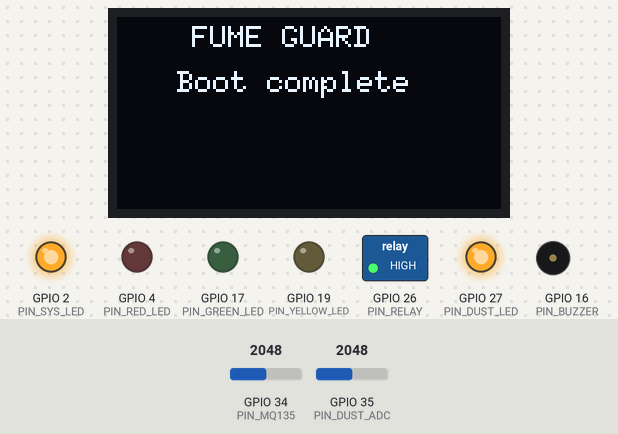
A program run on a simulated ESP32. On the bench: 128×64 one-colour display, switched loads named in the program (green lamp = pin HIGH), output pins drawn as LEDs (lit = HIGH), buzzer (waves = sounding, pin HIGH). Inputs (shaded band) come from the test bench; at power-on: GPIO 34 (PIN_MQ135) = 2048, GPIO 35 (PIN_DUST_ADC) = 2048. WiFi joins after 1.5 s; servers stay silent unless stated; the local clock reads 2024-03-15 10:24:30 at power-on unless the program sets it; no MQTT or app messages arrive unless stated; what the program prints to the serial monitor is not drawn.

Above: at 0.3 s.
At 60.4 s:
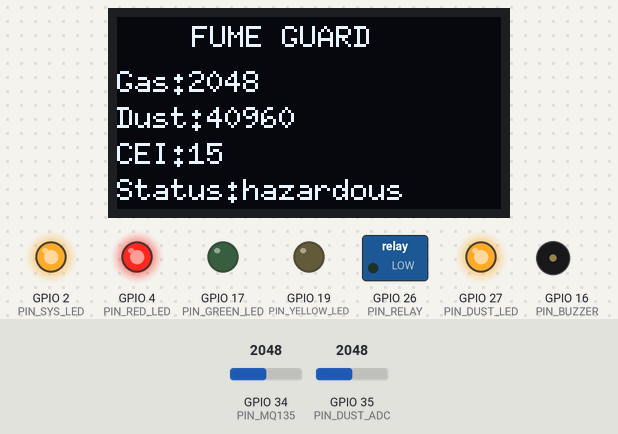
Timing chart, 0 to 61.9 s (numbered marks = the images above):
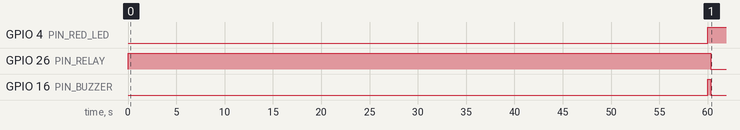

Measured:
- by itself, GPIO 4 (PIN_RED_LED): LOW → HIGH at 60.0 s
- by itself, GPIO 26 (PIN_RELAY): HIGH → LOW at 60.3 s
- by itself, GPIO 16 (PIN_BUZZER): LOW → HIGH at 60.0 s, → LOW 0.30 s later
- what the display in image 0 shows lasts 60.0 s, from 0.3 s to 60.3 s

The program:

main.cpp
```cpp
/**
 * FumeGuard ESP32 firmware
 * MQ-135 gas, GP2Y1014AU dust — logic aligned with standalone sketch
 */
#include <Arduino.h>
#include <WiFi.h>
#include <WiFiClientSecure.h>
#include <PubSubClient.h>
#include <ArduinoJson.h>
#include <Wire.h>
#include <U8g2lib.h>
#include <time.h>

#include "config.h"

#if __has_include("secrets.h")
#include "secrets.h"
#else
#warning "Copy include/secrets.h.example to include/secrets.h"
#define WIFI_SSID "CHANGE_ME"
#define WIFI_PASSWORD "CHANGE_ME"
#define MQTT_HOST "192.168.1.100"
#define MQTT_PORT 1883
#define MQTT_USER ""
#define MQTT_PASS ""
#define MQTT_SECURE false
#define DEVICE_ID "esp32-01"
#endif

#ifndef MQTT_SECURE
#define MQTT_SECURE false
#endif

static WiFiClient wifiClient;
static WiFiClientSecure secureWifiClient;
static PubSubClient mqtt;

static float gasValue = 0;
static float dustValue = 0;
static float cei = 0;
static unsigned long lastTelemetryMs = 0;
static bool fanOn = false;
static bool ledOn = false;
static bool prevFanOn = false;
static bool alarmArmed = true;
static String lastStatus = "safe";
static unsigned long lastWifiAttemptMs = 0;
static unsigned long lastWifiDotMs = 0;
static unsigned long lastMqttAttemptMs = 0;
static bool ntpConfigured = false;
static bool ntpSynced = false;
static unsigned long lastNtpAttemptMs = 0;

static float readGasRaw();
static float readDustRaw();
static float computeCeiScore(float gas, float dust);
static String deriveStatus(float gas, float dust, float ceiVal);
static void updateActuators(const String& status);
static void publishTelemetry();
static void publishEvent(const char* type, const char* message);
static void reconnectMqtt();
static long long nowEpochMs();
static void ensureWifiConnected();
static const char* wifiStatusText(wl_status_t status);

// ---------------------------------------------------------------------------
// OLED display (U8g2 / SH1106 128x64, I2C on SDA=21 SCL=22)
// ---------------------------------------------------------------------------

static U8G2_SH1106_128X64_NONAME_F_HW_I2C u8g2(
    U8G2_R0, U8X8_PIN_NONE, I2C_SCL, I2C_SDA);
static bool oledReady = false;

static bool initOled() {
  Wire.begin(I2C_SDA, I2C_SCL);
  u8g2.setI2CAddress(OLED_I2C_ADDR * 2);
  if (!u8g2.begin()) {
    Serial.println("OLED init failed — check wiring and I2C address (0x3C/0x3D)");
    return false;
  }
  return true;
}

static void drawOledHeader() {
  u8g2.setFont(u8g2_font_6x10_tf);
  u8g2.drawStr(25, 10, "FUME GUARD");
}

static void showOledBootMessage(const char* message) {
  if (!oledReady) return;

  u8g2.clearBuffer();
  drawOledHeader();
  u8g2.setCursor(20, 25);
  u8g2.print(message);
  u8g2.sendBuffer();
}

static void updateOled(float gas, float dust, float ceiVal, const String& airStatus) {
  if (!oledReady) return;

  u8g2.clearBuffer();
  drawOledHeader();

  u8g2.setCursor(0, 25);
  u8g2.print("Gas:");
  u8g2.print((int)gas);

  u8g2.setCursor(0, 37);
  u8g2.print("Dust:");
  u8g2.print((int)dust);

  u8g2.setCursor(0, 49);
  u8g2.print("CEI:");
  u8g2.print((int)ceiVal);

  u8g2.setCursor(0, 61);
  u8g2.print("Status:");
  u8g2.print(airStatus.c_str());

  u8g2.sendBuffer();
}

// ---------------------------------------------------------------------------

static float mapRange(float value, float inMin, float inMax, float outMin, float outMax) {
  value = constrain(value, inMin, inMax);
  if (inMax == inMin) return outMin;
  return outMin + (value - inMin) * (outMax - outMin) / (inMax - inMin);
}

void setup() {
  Serial.begin(115200);

  pinMode(PIN_SYS_LED, OUTPUT);
  pinMode(PIN_GREEN_LED, OUTPUT);
  pinMode(PIN_YELLOW_LED, OUTPUT);
  pinMode(PIN_RED_LED, OUTPUT);
  pinMode(PIN_BUZZER, OUTPUT);
  pinMode(PIN_RELAY, OUTPUT);
  pinMode(PIN_DUST_LED, OUTPUT);
  pinMode(PIN_MQ135, INPUT);
  pinMode(PIN_DUST_ADC, INPUT);

  digitalWrite(PIN_DUST_LED, HIGH);
  digitalWrite(PIN_RELAY, HIGH);
  digitalWrite(PIN_SYS_LED, HIGH);
  digitalWrite(PIN_GREEN_LED, LOW);
  digitalWrite(PIN_YELLOW_LED, LOW);
  digitalWrite(PIN_RED_LED, LOW);
  digitalWrite(PIN_BUZZER, LOW);

  oledReady = initOled();
  if (oledReady) {
    showOledBootMessage("Starting...");
  }

  WiFi.mode(WIFI_STA);
  WiFi.setSleep(false);
  WiFi.setAutoReconnect(true);
  WiFi.disconnect(true, true);
  delay(200);
  ensureWifiConnected();

  if (MQTT_SECURE) {
    secureWifiClient.setInsecure();
    mqtt.setClient(secureWifiClient);
    Serial.println("MQTT: Secure TLS mode enabled");
  } else {
    mqtt.setClient(wifiClient);
    Serial.println("MQTT: Unsecure TCP mode enabled");
  }

  mqtt.setServer(MQTT_HOST, MQTT_PORT);
  mqtt.setBufferSize(512);
  if (WiFi.status() == WL_CONNECTED) {
    reconnectMqtt();
  }

  if (oledReady) {
    showOledBootMessage("Boot complete");
  }
}

void loop() {
  ensureWifiConnected();

  if (WiFi.status() == WL_CONNECTED && !ntpSynced) {
    if (!ntpConfigured) {
      configTime(0, 0, "pool.ntp.org", "time.nist.gov");
      ntpConfigured = true;
    }
    unsigned long now = millis();
    if (now - lastNtpAttemptMs >= 30000) {
      lastNtpAttemptMs = now;
      struct tm timeinfo;
      if (getLocalTime(&timeinfo, 5000)) {
        ntpSynced = true;
        Serial.println("NTP sync OK");
      }
    }
  }

  if (WiFi.status() == WL_CONNECTED && !mqtt.connected()) {
    reconnectMqtt();
  }
  mqtt.loop();

  unsigned long now = millis();
  if (now - lastTelemetryMs < TELEMETRY_INTERVAL_MS) {
    return;
  }
  lastTelemetryMs = now;

  gasValue = readGasRaw();
  dustValue = readDustRaw() * DUST_READING_SCALE;
  cei = computeCeiScore(gasValue, dustValue);

  String status = deriveStatus(gasValue, dustValue, cei);
  updateActuators(status);
  updateOled(gasValue, dustValue, cei, status);

  if (status != lastStatus) {
    if (status == "hazardous") {
      publishEvent("alert", "Hazardous air quality");
    } else {
      publishEvent("threshold", "Air quality status changed");
    }
    lastStatus = status;
  }

  if (fanOn && !prevFanOn) {
    publishEvent("fan_on", "Exhaust fan activated");
  } else if (!fanOn && prevFanOn) {
    publishEvent("fan_off", "Exhaust fan deactivated");
  }
  prevFanOn = fanOn;

  publishTelemetry();
}

static float readGasRaw() {
  long sum = 0;
  for (int i = 0; i < ADC_SAMPLES; i++) {
    sum += analogRead(PIN_MQ135);
    delay(2);
  }
  return (float)(sum / ADC_SAMPLES);
}

static float readDustRaw() {
  digitalWrite(PIN_DUST_LED, LOW);
  delayMicroseconds(280);
  int raw = analogRead(PIN_DUST_ADC);
  delayMicroseconds(40);
  digitalWrite(PIN_DUST_LED, HIGH);
  return (float)raw;
}

static float computeCeiScore(float gas, float dust) {
  float gasScore = mapRange(gas, 0, SENSOR_ADC_MAX, 100, 0);
  float dustScore = mapRange(dust, 0, SENSOR_ADC_MAX, 100, 0);
  return (gasScore + dustScore) / 2.0f;
}

static String deriveStatus(float gas, float dust, float ceiVal) {
  if (gas > GAS_HAZARD_RAW || dust > DUST_HAZARD_RAW || ceiVal < CEI_HAZARD_BELOW) {
    return "hazardous";
  }
  if (gas > GAS_WARNING_RAW || dust > DUST_WARNING_RAW) {
    return "warning";
  }
  return "safe";
}

static void updateActuators(const String& status) {
  digitalWrite(PIN_GREEN_LED, LOW);
  digitalWrite(PIN_YELLOW_LED, LOW);
  digitalWrite(PIN_RED_LED, LOW);
  digitalWrite(PIN_BUZZER, LOW);

  bool newFanOn = fanOn;

  if (status == "safe") {
    digitalWrite(PIN_GREEN_LED, HIGH);
    newFanOn = false;
    alarmArmed = true;
    ledOn = false;
  } else if (status == "warning") {
    digitalWrite(PIN_YELLOW_LED, HIGH);
    newFanOn = true;
    ledOn = true;
    if (alarmArmed) {
      digitalWrite(PIN_BUZZER, HIGH);
      delay(120);
      digitalWrite(PIN_BUZZER, LOW);
      alarmArmed = false;
    }
  } else if (status == "hazardous") {
    digitalWrite(PIN_RED_LED, HIGH);
    newFanOn = true;
    ledOn = true;
    if (alarmArmed) {
      digitalWrite(PIN_BUZZER, HIGH);
      delay(300);
      digitalWrite(PIN_BUZZER, LOW);
      alarmArmed = false;
    }
  }

  fanOn = newFanOn;
  digitalWrite(PIN_RELAY, fanOn ? LOW : HIGH);
}

static void publishTelemetry() {
  String status = deriveStatus(gasValue, dustValue, cei);

  JsonDocument doc;
  doc["ts"] = nowEpochMs();
  doc["gasPpm"] = (int)gasValue;
  doc["dustUgM3"] = (int)dustValue;
  doc["cei"] = roundf(cei * 10) / 10.0f;
  doc["status"] = status;
  doc["fanOn"] = fanOn;
  doc["ledOn"] = ledOn;

  char buf[384];
  serializeJson(doc, buf, sizeof(buf));

  String topic = String("fumeguard/") + DEVICE_ID + "/telemetry";
  mqtt.publish(topic.c_str(), buf, false);
}

static void publishEvent(const char* type, const char* message) {
  JsonDocument doc;
  doc["ts"] = nowEpochMs();
  doc["type"] = type;
  doc["message"] = message;

  char buf[256];
  serializeJson(doc, buf, sizeof(buf));
  String topic = String("fumeguard/") + DEVICE_ID + "/events";
  mqtt.publish(topic.c_str(), buf, false);
}

static long long nowEpochMs() {
  struct tm timeinfo;
  if (getLocalTime(&timeinfo)) {
    return (long long)mktime(&timeinfo) * 1000LL;
  }
  return (long long)millis();
}

static void reconnectMqtt() {
  if (WiFi.status() != WL_CONNECTED) return;

  unsigned long now = millis();
  if (now - lastMqttAttemptMs < 3000) return;
  lastMqttAttemptMs = now;

  Serial.print("MQTT connect...");
  String clientId = String("fumeguard-") + DEVICE_ID;
  bool ok;
  if (strlen(MQTT_USER) > 0) {
    ok = mqtt.connect(clientId.c_str(), MQTT_USER, MQTT_PASS);
  } else {
    ok = mqtt.connect(clientId.c_str());
  }
  if (ok) {
    Serial.println(" OK");
  } else {
    Serial.print(" fail ");
    Serial.println(mqtt.state());
  }
}

static void ensureWifiConnected() {
  static bool wifiLogged = false;
  wl_status_t status = WiFi.status();

  if (status == WL_CONNECTED) {
    if (!wifiLogged) {
      wifiLogged = true;
      Serial.println("\nWiFi OK: " + WiFi.localIP().toString());
    }
    return;
  }
  wifiLogged = false;

  unsigned long now = millis();
  if (now - lastWifiAttemptMs > 10000) {
    lastWifiAttemptMs = now;
    Serial.printf("\nWiFi connect start: ssid=\"%s\" status=%s\n", WIFI_SSID, wifiStatusText(status));
    WiFi.disconnect(true, true);
    delay(100);
    WiFi.begin(WIFI_SSID, WIFI_PASSWORD);
  }

  if (now - lastWifiDotMs > 500) {
    lastWifiDotMs = now;
    Serial.print(".");
  }
}

static const char* wifiStatusText(wl_status_t status) {
  switch (status) {
    case WL_IDLE_STATUS: return "IDLE";
    case WL_NO_SSID_AVAIL: return "NO_SSID";
    case WL_SCAN_COMPLETED: return "SCAN_DONE";
    case WL_CONNECTED: return "CONNECTED";
    case WL_CONNECT_FAILED: return "CONNECT_FAILED";
    case WL_CONNECTION_LOST: return "CONNECTION_LOST";
    case WL_DISCONNECTED: return "DISCONNECTED";
    default: return "UNKNOWN";
  }
}
```

config.h
```cpp
#pragma once

// ESP32-WROOM-DA pin assignments (FumeGuard hardware)
#define PIN_SYS_LED     2
#define PIN_GREEN_LED   17
#define PIN_YELLOW_LED  19
#define PIN_RED_LED     4
#define PIN_BUZZER      16
#define PIN_RELAY       26
// NOTE: ESP32 Wi-Fi cannot reliably read ADC2 pins (GPIO0/2/4/12-15/25-27).
// Move MQ-135 analog output to an ADC1 pin (GPIO32-39). We use GPIO34.
//#define PIN_MQ135       34
#define PIN_MQ135       34
#define PIN_DUST_LED    27
#define PIN_DUST_ADC    35

#define I2C_SDA         21
#define I2C_SCL         22

// I2C OLED (128x64 SH1106) — common address 0x3C (try 0x3D if blank)
#define OLED_I2C_ADDR   0x3C

// Sampling
#define TELEMETRY_INTERVAL_MS  60000
#define ADC_SAMPLES            10
#define DUST_READING_SCALE     20.0f

// Thresholds (scaled dust = raw ADC × DUST_READING_SCALE)
#define GAS_HAZARD_RAW         700.0f
#define GAS_WARNING_RAW        500.0f
#define DUST_HAZARD_RAW        400.0f
#define DUST_WARNING_RAW       300.0f
#define CEI_HAZARD_BELOW       70.0f
#define SENSOR_ADC_MAX         3000.0f

#define IDLE_LOAD_THRESHOLD    0.05f
#define IDLE_TIMEOUT_MS        (5UL * 60UL * 1000UL)
```
